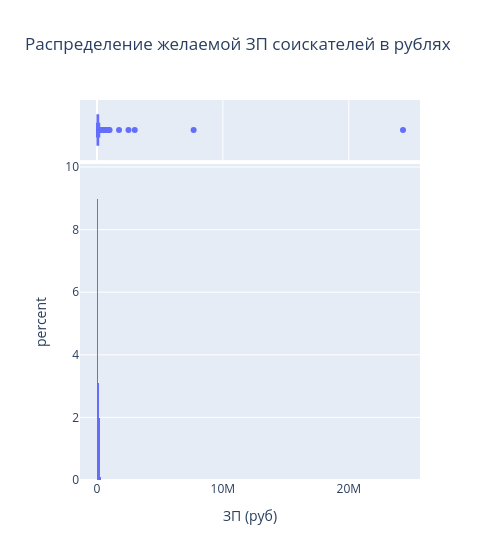

Notebook code cell kept with this figure:
### Markdown cell above
- Мода распределения составляет 81-84 месяца;
- Минимальное и максимальное значения признака составляют 1 и 1188 месяцев соответственно;
- У большинства соискателей опыт работы - от 0 до 200 мес;
- аномалии: опыт работы с 1188 мес. или 100 лет.

### Code cell
fig = px.histogram(
    data_frame=data,
    x='ЗП (руб)',
    title='Распределение желаемой ЗП соискателей в рублях',
    histnorm='percent',
    width=500,
    marginal='box',
)
fig.show()

### Figure 1 — Plotly figure (JSON) as saved in the notebook; plotly's stock layout.template omitted (floating-point values rounded to 4 significant figures; data arrays with more than 128 entries replaced by an {"elided": "..."} marker saying what was removed)
{"data": [{"bingroup": "x", "histnorm": "percent", "hovertemplate": "ЗП (руб)=%{x}<br>percent=%{y}<extra></extra>", "legendgroup": "", "marker": {"color": "#636efa", "pattern": {"shape": ""}}, "name": "", "orientation": "v", "showlegend": false, "type": "histogram", "x": {"elided": "44744 float values"}, "xaxis": "x", "yaxis": "y"}, {"hovertemplate": "ЗП (руб)=%{x}<extra></extra>", "legendgroup": "", "marker": {"color": "#636efa"}, "name": "", "notched": true, "showlegend": false, "type": "box", "x": {"elided": "44744 float values"}, "xaxis": "x2", "yaxis": "y2"}], "layout": {"barmode": "relative", "legend": {"tracegroupgap": 0}, "title": {"text": "Распределение желаемой ЗП соискателей в рублях"}, "width": 500, "xaxis": {"anchor": "y", "domain": [0, 1], "title": {"text": "ЗП (руб)"}}, "xaxis2": {"anchor": "y2", "domain": [0, 1], "matches": "x", "showgrid": true, "showticklabels": false}, "yaxis": {"anchor": "x", "domain": [0, 0.8316], "title": {"text": "percent"}}, "yaxis2": {"anchor": "x2", "domain": [0.8416, 1], "matches": "y2", "showgrid": false, "showline": false, "showticklabels": false, "ticks": ""}}}
